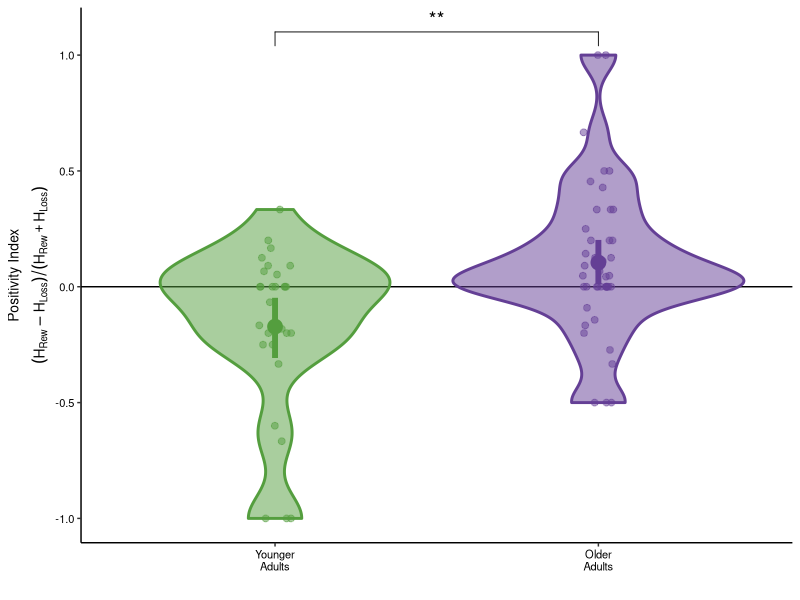
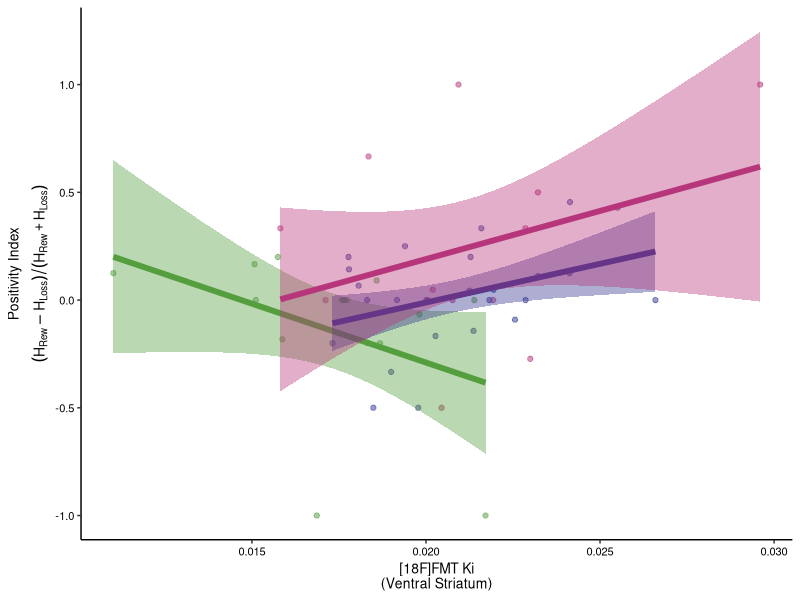
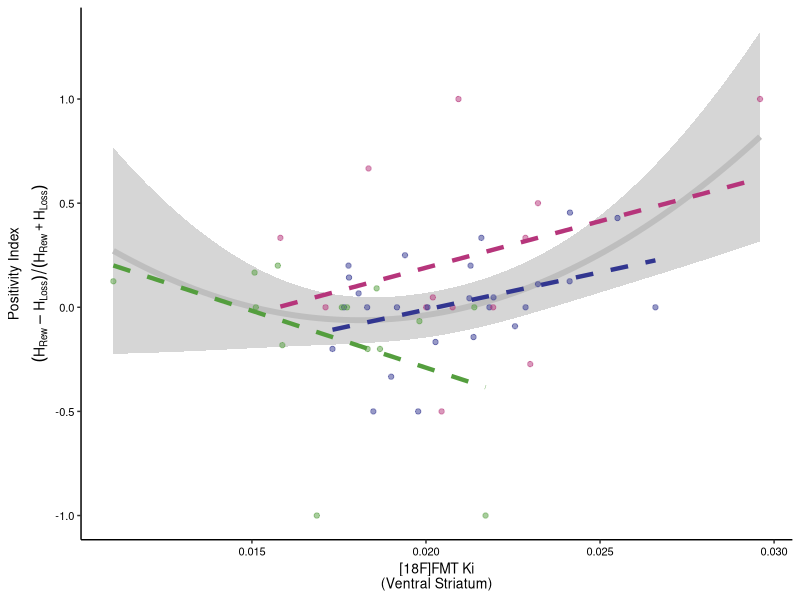
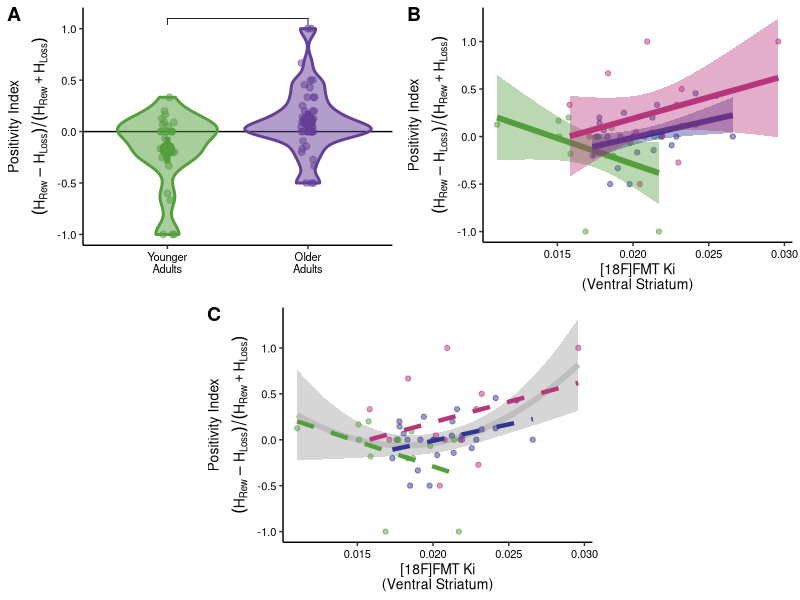
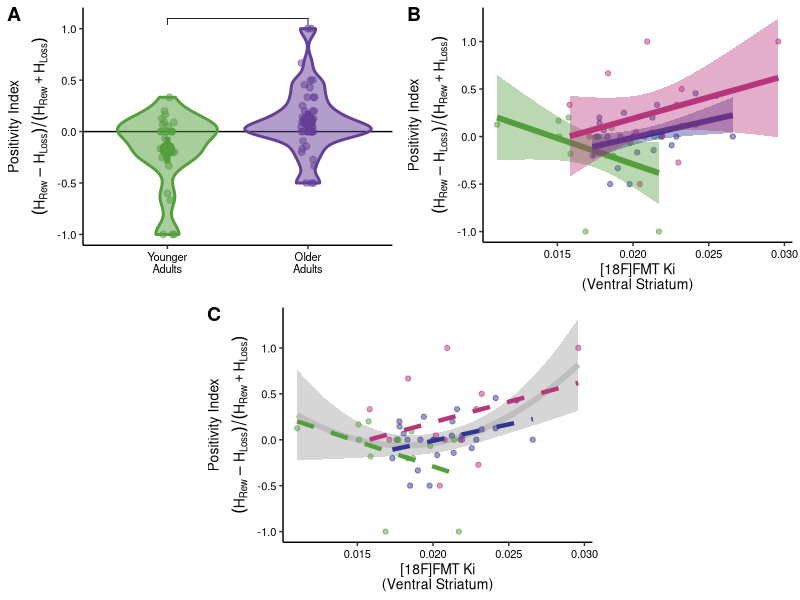

Reproduce these figures in R, in order.
## ---- chunk 1
# Load Libraries
library(tidyverse)
library(ggpubr)
library(rstatix)
library(lme4)
library(lmerTest)
library(lsmeans)

# Set colorscales
age_group_cscale <- scale_color_manual(values = c("#549e3e", "#643f95"))
age_group_fscale <- scale_fill_manual(values = c("#549e3e", "#643f95"))

jack_status_cscale <- scale_color_manual(values = c("#549e3e", "#323690", "#B6357B"))
jack_status_fscale <- scale_fill_manual(values = c("#549e3e", "#323690", "#B6357B"))

healthy_cscale <- scale_color_manual(values = c("#549e3e", "#323690"))
healthy_fscale <- scale_fill_manual(values = c("#549e3e", "#323690"))

npg_pal <- get_palette(palette = 'npg', 3)
npg_RL <- c(npg_pal[1], npg_pal[3])

# Read in data
data_A <- read_csv('data_fig4a.csv')
data_A$age_group <- factor(data_A$age_group, levels = c('Younger\nAdults',
                                                        'Older\nAdults'))
data_A$biomarker_group <- factor(data_A$biomarker_group, levels = c('Younger\nAdults',
                                                                    'Normal\nAging',
                                                                    'Preclinical\nAD'))
data_BC <- read_csv('data_fig4bc.csv')
data_BC$age_group <- factor(data_BC$age_group, levels = c('Younger\nAdults',
                                                        'Older\nAdults'))
data_BC$biomarker_group <- factor(data_BC$biomarker_group, levels = c('Younger\nAdults',
                                                                    'Normal\nAging',
                                                                    'Preclinical\nAD'))
## ---- chunk 2
# PANEL A: Positivity Effect
age_comparisons = list(c('Older\nAdults', 'Younger\nAdults'))
biomarker_group_comparisons <- list(c('Younger\nAdults', 'Normal\nAging'),
                                c('Younger\nAdults', 'Preclinical\nAD'))

figA <- data_A %>%
  ggplot(aes(x = age_group, y = pos_index, color=age_group, fill=age_group)) +
  geom_hline(yintercept = 0) +
  geom_violin(alpha = 0.5, linewidth = 1) +
  geom_jitter(alpha = 0.5, size = 2, position = position_jitterdodge(0.2)) +
  stat_summary(geom = 'pointrange', fun.data = 'mean_cl_boot', size = 1, linewidth = 2) +
  age_group_cscale +
  age_group_fscale +
  xlab('') +
  ylab(bquote(atop('Positivity Index', (H[Rew] - H[Loss])/(H[Rew] + H[Loss])))) +
  theme_classic() +
  stat_compare_means(comparisons = age_comparisons, 
                     label = 'p.signif', 
                     size = 5,
                     hide.ns = T) +
  theme(panel.background = element_blank(),
        axis.line = element_line(color = 'black'),
        legend.position = 'none', 
        axis.text.x = element_text(color = 'black', size = 8),
        axis.text.y = element_text(color = 'black', size = 8),
        axis.title.x = element_text(color = 'black', size = 10),
        axis.title.y = element_text(color = 'black', size = 10),
        legend.title = element_blank()
    
  )

figA
## ---- chunk 3
t_test(data_A, pos_index ~ age_group)

# PANEL C STATS MODELS:
mod <- lm(pos_index ~ biomarker_group, data = data_A)
summary(mod)

mod_learning <- lm(pos_index ~ biomarker_group + learning_RewVsLoss, 
                   data = data_A)
summary(mod_learning)  
## ---- chunk 4
figB <- data_BC %>%
  ggplot(aes(x = fmt_ki_vst, y = pos_index, group = biomarker_group,
             color = biomarker_group, fill = biomarker_group)) +
  geom_point(alpha = 0.5) +
  geom_smooth(method = 'lm', level = 0.9, linewidth = 2) +
  jack_status_cscale +
  jack_status_fscale +
  theme_classic() +
  xlab(bquote('[18F]FMT Ki\n(Ventral Striatum)')) +
  ylab(bquote(atop('Positivity Index', (H[Rew] - H[Loss])/(H[Rew] + H[Loss])))) +
  theme(panel.background = element_blank(),
      axis.line = element_line(color = 'black'),
      legend.position = 'none', 
      axis.text.x = element_text(color = 'black', size = 8),
      axis.text.y = element_text(color = 'black', size = 8),
      axis.title.x = element_text(color = 'black', size = 10),
      axis.title.y = element_text(color = 'black', size = 10),
      legend.title = element_blank())

figB
## ---- chunk 5
# Stats for Panel B

# Simplest model
lm1 <- lm(pos_index ~ fmt_ki_vst*biomarker_group, data = data_BC)
summary(lm1)

lm1 <- lm(pos_index ~ fmt_ki_vst*age_group, data = data_BC)
summary(lm1)
slopes <- lstrends(lm1, ~age_group, var = 'fmt_ki_vst')
summary(slopes)
pairs(slopes)
## ---- chunk 6
# Model accounting for learning accuracy
lm2 <- lm(pos_index ~ fmt_ki_vst*biomarker_group + learning_RewVsLoss,
          data = data_BC)
summary(lm2)

## ---- chunk 7
figC <- data_BC %>%
  ggplot(aes(x = fmt_ki_vst, y = pos_index)) +
  geom_smooth(method = 'lm', formula = y ~ x + I(x^2), linewidth = 2, color = 'gray') +
  geom_point(aes(color = biomarker_group, fill = biomarker_group), alpha = 0.5) +
  geom_smooth(method = 'lm', aes(color = biomarker_group), linewidth = 1.5, 
              linetype = 'dashed', se = F) +
  jack_status_cscale +
  jack_status_fscale +
  theme_classic() +
  xlab(bquote('[18F]FMT Ki\n(Ventral Striatum)')) +
  ylab(bquote(atop('Positivity Index', (H[Rew] - H[Loss])/(H[Rew] + H[Loss])))) +
  theme(panel.background = element_blank(),
      axis.line = element_line(color = 'black'),
      legend.position = 'none', 
      axis.text.x = element_text(color = 'black', size = 8),
      axis.text.y = element_text(color = 'black', size = 8),
      axis.title.x = element_text(color = 'black', size = 10),
      axis.title.y = element_text(color = 'black', size = 10),
      legend.title = element_blank())

figC
## ---- chunk 8
quad_all <- lm(pos_index ~ fmt_ki_vst + I(fmt_ki_vst^2), 
                   data = data_BC %>% filter(!is.na(fmt_ki_vst)))
summary(quad_all)
## ---- chunk 9
blank <- ggplot() + theme_void()

pos_fig <- ggarrange(
             ggarrange(figA, figB, blank, nrow = 1,
                       widths = c(1, 1, 0), labels = c('A', 'B', '')),
             ggarrange(blank, figC, blank, nrow = 1,
                       widths = c(0.5, 1, 0.5), labels = c('', 'C', '')),
            nrow = 2
)

ggsave(pos_fig, filename = 'fig4.pdf', width = 6, height = 6, units = 'in')
pos_fig
